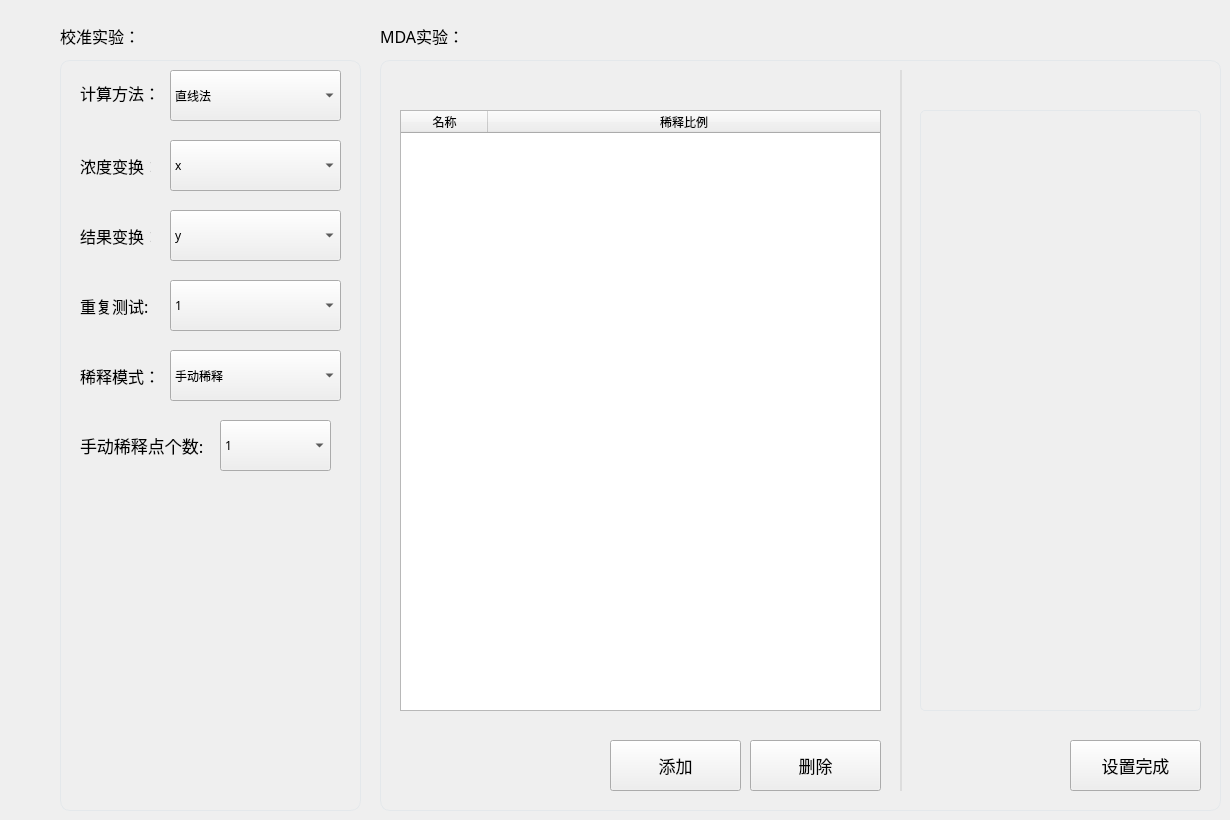
    <widget class="QWidget" name="tabCalibration">
     <property name="styleSheet">
      <string notr="true">QWidget#page_4{
background-color: transparent;
}</string>
     </property>
     <widget class="QWidget" name="wgtCalibration" native="true">
      <property name="enabled">
       <bool>true</bool>
      </property>
      <property name="geometry">
       <rect>
        <x>60</x>
        <y>60</y>
        <width>301</width>
        <height>751</height>
       </rect>
      </property>
      <property name="styleSheet">
       <string notr="true">QWidget#wgtCalibration{
border:1px solid #E4E8EB;
border-radius: 10px;
font:14px &quot;苹方 粗体&quot;;
}</string>
      </property>
      <widget class="QComboBox" name="point_number">
       <property name="geometry">
        <rect>
         <x>160</x>
         <y>360</y>
         <width>111</width>
         <height>51</height>
        </rect>
       </property>
       <property name="font">
        <font>
         <family>苹方 粗体</family>
         <weight>50</weight>
         <italic>false</italic>
         <bold>false</bold>
        </font>
       </property>
       <item>
        <property name="text">
         <string>1</string>
        </property>
       </item>
       <item>
        <property name="text">
         <string>2</string>
        </property>
       </item>
       <item>
        <property name="text">
         <string>3</string>
        </property>
       </item>
       <item>
        <property name="text">
         <string>4</string>
        </property>
       </item>
       <item>
        <property name="text">
         <string>5</string>
        </property>
       </item>
       <item>
        <property name="text">
         <string>6</string>
        </property>
       </item>
       <item>
        <property name="text">
         <string>7</string>
        </property>
       </item>
       <item>
        <property name="text">
         <string>8</string>
        </property>
       </item>
      </widget>
      <widget class="QLabel" name="lblpoint_number">
       <property name="geometry">
        <rect>
         <x>20</x>
         <y>370</y>
         <width>131</width>
         <height>31</height>
        </rect>
       </property>
       <property name="font">
        <font>
         <family>苹方 粗体</family>
         <pointsize>13</pointsize>
        </font>
       </property>
       <property name="text">
        <string>手动稀释点个数:</string>
       </property>
      </widget>
      <widget class="QComboBox" name="repeat_number">
       <property name="geometry">
        <rect>
         <x>110</x>
         <y>220</y>
         <width>171</width>
         <height>51</height>
        </rect>
       </property>
       <property name="font">
        <font>
         <family>苹方 粗体</family>
         <weight>50</weight>
         <italic>false</italic>
         <bold>false</bold>
        </font>
       </property>
       <item>
        <property name="text">
         <string>1</string>
        </property>
       </item>
       <item>
        <property name="text">
         <string>2</string>
        </property>
       </item>
       <item>
        <property name="text">
         <string>3</string>
        </property>
       </item>
       <item>
        <property name="text">
         <string>4</string>
        </property>
       </item>
      </widget>
      <widget class="QLabel" name="label_26">
       <property name="geometry">
        <rect>
         <x>20</x>
         <y>230</y>
         <width>81</width>
         <height>31</height>
        </rect>
       </property>
       <property name="font">
        <font>
         <family>苹方 粗体</family>
         <pointsize>12</pointsize>
        </font>
       </property>
       <property name="text">
        <string>重复测试:</string>
       </property>
      </widget>
      <widget class="QComboBox" name="calculate_select">
       <property name="geometry">
        <rect>
         <x>110</x>
         <y>10</y>
         <width>171</width>
         <height>51</height>
        </rect>
       </property>
       <property name="font">
        <font>
         <family>苹方 粗体</family>
         <weight>50</weight>
         <italic>false</italic>
         <bold>false</bold>
        </font>
       </property>
       <property name="styleSheet">
        <string notr="true"/>
       </property>
       <item>
        <property name="text">
         <string>直线法</string>
        </property>
       </item>
       <item>
        <property name="text">
         <string>一元三次曲线法</string>
        </property>
       </item>
       <item>
        <property name="text">
         <string>插值曲线法</string>
        </property>
       </item>
       <item>
        <property name="text">
         <string>折线法</string>
        </property>
       </item>
      </widget>
      <widget class="QLabel" name="label_27">
       <property name="geometry">
        <rect>
         <x>20</x>
         <y>17</y>
         <width>81</width>
         <height>31</height>
        </rect>
       </property>
       <property name="font">
        <font>
         <family>苹方 粗体</family>
         <pointsize>12</pointsize>
        </font>
       </property>
       <property name="text">
        <string>计算方法：</string>
       </property>
      </widget>
      <widget class="QComboBox" name="x_change">
       <property name="geometry">
        <rect>
         <x>110</x>
         <y>80</y>
         <width>171</width>
         <height>51</height>
        </rect>
       </property>
       <property name="font">
        <font>
         <family>苹方 粗体</family>
         <weight>50</weight>
         <italic>false</italic>
         <bold>false</bold>
        </font>
       </property>
       <item>
        <property name="text">
         <string>x</string>
        </property>
       </item>
       <item>
        <property name="text">
         <string>log(x)</string>
        </property>
       </item>
       <item>
        <property name="text">
         <string>1/x</string>
        </property>
       </item>
       <item>
        <property name="text">
         <string>ln(x)</string>
        </property>
       </item>
       <item>
        <property name="text">
         <string>log(log(x))</string>
        </property>
       </item>
       <item>
        <property name="text">
         <string>ln(ln(x))</string>
        </property>
       </item>
      </widget>
      <widget class="QLabel" name="label_42">
       <property name="geometry">
        <rect>
         <x>20</x>
         <y>90</y>
         <width>71</width>
         <height>31</height>
        </rect>
       </property>
       <property name="font">
        <font>
         <family>苹方 粗体</family>
         <pointsize>12</pointsize>
        </font>
       </property>
       <property name="text">
        <string>浓度变换：</string>
       </property>
      </widget>
      <widget class="QComboBox" name="y_change">
       <property name="geometry">
        <rect>
         <x>110</x>
         <y>150</y>
         <width>171</width>
         <height>51</height>
        </rect>
       </property>
       <property name="font">
        <font>
         <family>苹方 粗体</family>
         <weight>50</weight>
         <italic>false</italic>
         <bold>false</bold>
        </font>
       </property>
       <item>
        <property name="text">
         <string>y</string>
        </property>
       </item>
       <item>
        <property name="text">
         <string>log(y)</string>
        </property>
       </item>
       <item>
        <property name="text">
         <string>1/y</string>
        </property>
       </item>
       <item>
        <property name="text">
         <string>ln(y)</string>
        </property>
       </item>
       <item>
        <property name="text">
         <string>log(log(y))</string>
        </property>
       </item>
       <item>
        <property name="text">
         <string>ln(ln(y))</string>
        </property>
       </item>
      </widget>
      <widget class="QLabel" name="label_43">
       <property name="geometry">
        <rect>
         <x>20</x>
         <y>160</y>
         <width>71</width>
         <height>31</height>
        </rect>
       </property>
       <property name="font">
        <font>
         <family>苹方 粗体</family>
         <pointsize>12</pointsize>
        </font>
       </property>
       <property name="text">
        <string>结果变换：</string>
       </property>
      </widget>
      <widget class="QLabel" name="label_44">
       <property name="geometry">
        <rect>
         <x>20</x>
         <y>300</y>
         <width>81</width>
         <height>31</height>
        </rect>
       </property>
       <property name="font">
        <font>
         <family>苹方 粗体</family>
         <pointsize>12</pointsize>
        </font>
       </property>
       <property name="text">
        <string>稀释模式：</string>
       </property>
      </widget>
      <widget class="QComboBox" name="calibration_mode">
       <property name="geometry">
        <rect>
         <x>110</x>
         <y>290</y>
         <width>171</width>
         <height>51</height>
        </rect>
       </property>
       <property name="font">
        <font>
         <family>苹方 粗体</family>
         <weight>50</weight>
         <italic>false</italic>
         <bold>false</bold>
        </font>
       </property>
       <item>
        <property name="text">
         <string>手动稀释</string>
        </property>
       </item>
       <item>
        <property name="text">
         <string>自动稀释</string>
        </property>
       </item>
      </widget>
      <widget class="CusCheckBox" name="auto_apply" native="true">
       <property name="geometry">
        <rect>
         <x>0</x>
         <y>420</y>
         <width>201</width>
         <height>51</height>
        </rect>
       </property>
       <property name="font">
        <font>
         <family>苹方 粗体</family>
         <pointsize>13</pointsize>
        </font>
       </property>
      </widget>
      <zorder>repeat_number</zorder>
      <zorder>y_change</zorder>
      <zorder>point_number</zorder>
      <zorder>lblpoint_number</zorder>
      <zorder>label_26</zorder>
      <zorder>calculate_select</zorder>
      <zorder>label_27</zorder>
      <zorder>x_change</zorder>
      <zorder>label_42</zorder>
      <zorder>label_43</zorder>
      <zorder>label_44</zorder>
      <zorder>calibration_mode</zorder>
      <zorder>auto_apply</zorder>
     </widget>
     <widget class="QLabel" name="label_29">
      <property name="geometry">
       <rect>
        <x>60</x>
        <y>20</y>
        <width>111</width>
        <height>31</height>
       </rect>
      </property>
      <property name="font">
       <font>
        <family>苹方 粗体</family>
        <pointsize>12</pointsize>
       </font>
      </property>
      <property name="text">
       <string>校准实验：</string>
      </property>
     </widget>
     <widget class="QWidget" name="wgtMda" native="true">
      <property name="geometry">
       <rect>
        <x>380</x>
        <y>60</y>
        <width>841</width>
        <height>751</height>
       </rect>
      </property>
      <property name="styleSheet">
       <string notr="true">QWidget#wgtMda{
border:1px solid #E4E8EB;
border-radius: 10px;
font:14px &quot;苹方 粗体&quot;;
}</string>
      </property>
      <widget class="QListWidget" name="cmbprojButtonList_2">
       <property name="geometry">
        <rect>
         <x>540</x>
         <y>50</y>
         <width>281</width>
         <height>601</height>
        </rect>
       </property>
       <property name="styleSheet">
        <string notr="true">QListWidget{
background-color: transparent;
border:1px solid #E4E8EB;
border-radius:5px;
}</string>
       </property>
       <property name="movement">
        <enum>QListView::Free</enum>
       </property>
       <property name="flow">
        <enum>QListView::LeftToRight</enum>
       </property>
       <property name="resizeMode">
        <enum>QListView::Adjust</enum>
       </property>
       <property name="spacing">
        <number>0</number>
       </property>
       <property name="viewMode">
        <enum>QListView::IconMode</enum>
       </property>
       <property name="itemAlignment">
        <set>Qt::AlignCenter</set>
       </property>
      </widget>
      <widget class="QPushButton" name="btnCheck_12">
       <property name="geometry">
        <rect>
         <x>370</x>
         <y>680</y>
         <width>131</width>
         <height>51</height>
        </rect>
       </property>
       <property name="font">
        <font>
         <family>苹方 粗体</family>
         <pointsize>13</pointsize>
         <weight>50</weight>
         <bold>false</bold>
         <stylestrategy>PreferDefault</stylestrategy>
        </font>
       </property>
       <property name="focusPolicy">
        <enum>Qt::NoFocus</enum>
       </property>
       <property name="styleSheet">
        <string notr="true"/>
       </property>
       <property name="text">
        <string>删除</string>
       </property>
       <property name="iconSize">
        <size>
         <width>37</width>
         <height>32</height>
        </size>
       </property>
       <property name="checkable">
        <bool>false</bool>
       </property>
       <property name="checked">
        <bool>false</bool>
       </property>
       <property name="autoExclusive">
        <bool>false</bool>
       </property>
      </widget>
      <widget class="QPushButton" name="btnCheck_14">
       <property name="geometry">
        <rect>
         <x>230</x>
         <y>680</y>
         <width>131</width>
         <height>51</height>
        </rect>
       </property>
       <property name="font">
        <font>
         <family>苹方 粗体</family>
         <pointsize>13</pointsize>
         <weight>50</weight>
         <bold>false</bold>
         <stylestrategy>PreferDefault</stylestrategy>
        </font>
       </property>
       <property name="focusPolicy">
        <enum>Qt::NoFocus</enum>
       </property>
       <property name="styleSheet">
        <string notr="true"/>
       </property>
       <property name="text">
        <string>添加</string>
       </property>
       <property name="iconSize">
        <size>
         <width>37</width>
         <height>32</height>
        </size>
       </property>
       <property name="checkable">
        <bool>false</bool>
       </property>
       <property name="checked">
        <bool>false</bool>
       </property>
       <property name="autoExclusive">
        <bool>false</bool>
       </property>
      </widget>
      <widget class="QTableWidget" name="lstProject_2">
       <property name="geometry">
        <rect>
         <x>20</x>
         <y>50</y>
         <width>481</width>
         <height>601</height>
        </rect>
       </property>
       <property name="styleSheet">
        <string notr="true"/>
       </property>
       <property name="showGrid">
        <bool>false</bool>
       </property>
       <property name="columnCount">
        <number>2</number>
       </property>
       <attribute name="horizontalHeaderMinimumSectionSize">
        <number>25</number>
       </attribute>
       <attribute name="horizontalHeaderDefaultSectionSize">
        <number>87</number>
       </attribute>
       <attribute name="horizontalHeaderStretchLastSection">
        <bool>true</bool>
       </attribute>
       <attribute name="verticalHeaderVisible">
        <bool>false</bool>
       </attribute>
       <column>
        <property name="text">
         <string>名称</string>
        </property>
       </column>
       <column>
        <property name="text">
         <string>稀释比例</string>
        </property>
       </column>
      </widget>
      <widget class="QPushButton" name="btnCheck_15">
       <property name="geometry">
        <rect>
         <x>690</x>
         <y>680</y>
         <width>131</width>
         <height>51</height>
        </rect>
       </property>
       <property name="font">
        <font>
         <family>苹方 粗体</family>
         <pointsize>13</pointsize>
         <weight>50</weight>
         <bold>false</bold>
         <stylestrategy>PreferDefault</stylestrategy>
        </font>
       </property>
       <property name="focusPolicy">
        <enum>Qt::NoFocus</enum>
       </property>
       <property name="styleSheet">
        <string notr="true"/>
       </property>
       <property name="text">
        <string>设置完成</string>
       </property>
       <property name="iconSize">
        <size>
         <width>37</width>
         <height>32</height>
        </size>
       </property>
       <property name="checkable">
        <bool>false</bool>
       </property>
       <property name="checked">
        <bool>false</bool>
       </property>
       <property name="autoExclusive">
        <bool>false</bool>
       </property>
      </widget>
      <widget class="QLineEdit" name="lineEdit_3">
       <property name="geometry">
        <rect>
         <x>520</x>
         <y>10</y>
         <width>20</width>
         <height>721</height>
        </rect>
       </property>
       <property name="styleSheet">
        <string notr="true">	border:none;
	background-color:transparent;
	border-left:2px solid #DDDDDD;
</string>
       </property>
       <property name="readOnly">
        <bool>true</bool>
       </property>
      </widget>
      <zorder>lstProject_2</zorder>
      <zorder>cmbprojButtonList_2</zorder>
      <zorder>btnCheck_12</zorder>
      <zorder>btnCheck_14</zorder>
      <zorder>btnCheck_15</zorder>
      <zorder>lineEdit_3</zorder>
     </widget>
     <widget class="QLabel" name="label_32">
      <property name="geometry">
       <rect>
        <x>380</x>
        <y>20</y>
        <width>141</width>
        <height>31</height>
       </rect>
      </property>
      <property name="font">
       <font>
        <family>苹方 粗体</family>
        <pointsize>12</pointsize>
       </font>
      </property>
      <property name="text">
       <string>MDA实验：</string>
      </property>
     </widget>
     <zorder>wgtMda</zorder>
     <zorder>wgtCalibration</zorder>
     <zorder>label_29</zorder>
     <zorder>label_32</zorder>
    </widget>
